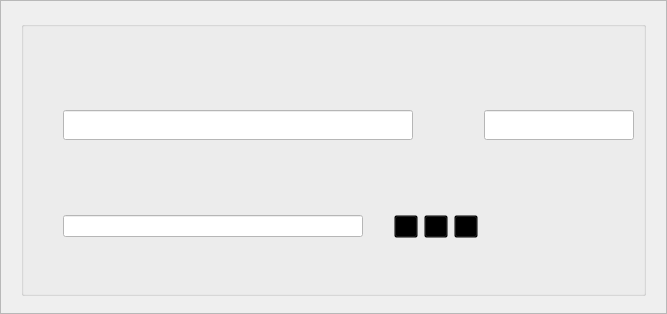
<?xml version="1.0" encoding="UTF-8"?>
<ui version="4.0">
 <class>SendCoinsEntry</class>
 <widget class="QFrame" name="SendCoinsEntry">
  <property name="geometry">
   <rect>
    <x>0</x>
    <y>0</y>
    <width>667</width>
    <height>310</height>
   </rect>
  </property>
  <property name="minimumSize">
   <size>
    <width>667</width>
    <height>0</height>
   </size>
  </property>
  <property name="maximumSize">
   <size>
    <width>667</width>
    <height>16777215</height>
   </size>
  </property>
  <property name="windowTitle">
   <string>Form</string>
  </property>
  <property name="frameShape">
   <enum>QFrame::StyledPanel</enum>
  </property>
  <property name="frameShadow">
   <enum>QFrame::Sunken</enum>
  </property>
  <layout class="QGridLayout" name="gridLayout">
   <property name="spacing">
    <number>12</number>
   </property>
   <item row="3" column="0">
    <widget class="QFrame" name="verticalFrame">
     <property name="minimumSize">
      <size>
       <width>0</width>
       <height>290</height>
      </size>
     </property>
     <property name="maximumSize">
      <size>
       <width>16777215</width>
       <height>290</height>
      </size>
     </property>
     <property name="styleSheet">
      <string notr="true">background-image: url(:/icons/check);</string>
     </property>
     <layout class="QVBoxLayout" name="verticalLayout">
      <item>
       <widget class="QGroupBox" name="gridGroupBox">
        <property name="minimumSize">
         <size>
          <width>0</width>
          <height>275</height>
         </size>
        </property>
        <property name="maximumSize">
         <size>
          <width>16777215</width>
          <height>275</height>
         </size>
        </property>
        <property name="styleSheet">
         <string notr="true">background:transparent;</string>
        </property>
        <layout class="QGridLayout" name="gridLayout_2">
         <item row="2" column="0">
          <spacer name="horizontalSpacer">
           <property name="orientation">
            <enum>Qt::Horizontal</enum>
           </property>
           <property name="sizeType">
            <enum>QSizePolicy::Fixed</enum>
           </property>
           <property name="sizeHint" stdset="0">
            <size>
             <width>30</width>
             <height>20</height>
            </size>
           </property>
          </spacer>
         </item>
         <item row="5" column="2">
          <widget class="QToolButton" name="addressBookButton">
           <property name="toolTip">
            <string>Choose address from address book</string>
           </property>
           <property name="text">
            <string/>
           </property>
           <property name="icon">
            <iconset resource="../bitcoin.qrc">
             <normaloff>:/icons/address-book</normaloff>:/icons/address-book</iconset>
           </property>
           <property name="shortcut">
            <string>Alt+A</string>
           </property>
          </widget>
         </item>
         <item row="5" column="3">
          <widget class="QToolButton" name="pasteButton">
           <property name="toolTip">
            <string>Paste address from clipboard</string>
           </property>
           <property name="text">
            <string/>
           </property>
           <property name="icon">
            <iconset resource="../bitcoin.qrc">
             <normaloff>:/icons/editpaste</normaloff>:/icons/editpaste</iconset>
           </property>
           <property name="shortcut">
            <string>Alt+P</string>
           </property>
          </widget>
         </item>
         <item row="5" column="4">
          <widget class="QToolButton" name="deleteButton">
           <property name="toolTip">
            <string>Remove this recipient</string>
           </property>
           <property name="text">
            <string/>
           </property>
           <property name="icon">
            <iconset resource="../bitcoin.qrc">
             <normaloff>:/icons/remove</normaloff>:/icons/remove</iconset>
           </property>
          </widget>
         </item>
         <item row="2" column="1" alignment="Qt::AlignRight">
          <widget class="QValidatedLineEdit" name="payTo">
           <property name="minimumSize">
            <size>
             <width>350</width>
             <height>30</height>
            </size>
           </property>
           <property name="maximumSize">
            <size>
             <width>300</width>
             <height>30</height>
            </size>
           </property>
           <property name="toolTip">
            <string>The address to send the payment to  (e.g. 1NS17iag9jJgTHD1VXjvLCEnZuQ3rJDE9L)</string>
           </property>
           <property name="whatsThis">
            <string>&lt;html&gt;&lt;head/&gt;&lt;body&gt;&lt;p&gt;Payment Address&lt;/p&gt;&lt;/body&gt;&lt;/html&gt;</string>
           </property>
           <property name="styleSheet">
            <string notr="true">background-color: rgb(255, 255, 255);</string>
           </property>
           <property name="maxLength">
            <number>34</number>
           </property>
          </widget>
         </item>
         <item row="5" column="1">
          <widget class="QValidatedLineEdit" name="addAsLabel">
           <property name="enabled">
            <bool>true</bool>
           </property>
           <property name="minimumSize">
            <size>
             <width>200</width>
             <height>0</height>
            </size>
           </property>
           <property name="maximumSize">
            <size>
             <width>300</width>
             <height>16777215</height>
            </size>
           </property>
           <property name="toolTip">
            <string>Enter a label for this address to add it to your address book</string>
           </property>
           <property name="whatsThis">
            <string>&lt;html&gt;&lt;head/&gt;&lt;body&gt;&lt;p&gt;Label&lt;/p&gt;&lt;/body&gt;&lt;/html&gt;</string>
           </property>
           <property name="styleSheet">
            <string notr="true">background-color: rgb(255, 255, 255);</string>
           </property>
          </widget>
         </item>
         <item row="11" column="4">
          <spacer name="verticalSpacer_2">
           <property name="orientation">
            <enum>Qt::Vertical</enum>
           </property>
           <property name="sizeType">
            <enum>QSizePolicy::Fixed</enum>
           </property>
           <property name="sizeHint" stdset="0">
            <size>
             <width>20</width>
             <height>0</height>
            </size>
           </property>
          </spacer>
         </item>
         <item row="3" column="1">
          <spacer name="verticalSpacer">
           <property name="orientation">
            <enum>Qt::Vertical</enum>
           </property>
           <property name="sizeType">
            <enum>QSizePolicy::Fixed</enum>
           </property>
           <property name="sizeHint" stdset="0">
            <size>
             <width>20</width>
             <height>40</height>
            </size>
           </property>
          </spacer>
         </item>
         <item row="2" column="6" colspan="3">
          <widget class="BitcoinAmountField" name="payAmount">
           <property name="minimumSize">
            <size>
             <width>150</width>
             <height>30</height>
            </size>
           </property>
           <property name="maximumSize">
            <size>
             <width>200</width>
             <height>16777215</height>
            </size>
           </property>
           <property name="styleSheet">
            <string notr="true">background-color: rgb(255, 255, 255);</string>
           </property>
          </widget>
         </item>
         <item row="5" column="25">
          <spacer name="horizontalSpacer_2">
           <property name="orientation">
            <enum>Qt::Horizontal</enum>
           </property>
           <property name="sizeHint" stdset="0">
            <size>
             <width>40</width>
             <height>20</height>
            </size>
           </property>
          </spacer>
         </item>
         <item row="6" column="1">
          <spacer name="verticalSpacer_3">
           <property name="orientation">
            <enum>Qt::Vertical</enum>
           </property>
           <property name="sizeType">
            <enum>QSizePolicy::Fixed</enum>
           </property>
           <property name="sizeHint" stdset="0">
            <size>
             <width>20</width>
             <height>15</height>
            </size>
           </property>
          </spacer>
         </item>
         <item row="1" column="1">
          <widget class="QLabel" name="label_3">
           <property name="minimumSize">
            <size>
             <width>0</width>
             <height>10</height>
            </size>
           </property>
           <property name="maximumSize">
            <size>
             <width>16777215</width>
             <height>10</height>
            </size>
           </property>
           <property name="text">
            <string/>
           </property>
          </widget>
         </item>
         <item row="2" column="3">
          <spacer name="horizontalSpacer_3">
           <property name="orientation">
            <enum>Qt::Horizontal</enum>
           </property>
           <property name="sizeHint" stdset="0">
            <size>
             <width>100</width>
             <height>20</height>
            </size>
           </property>
          </spacer>
         </item>
        </layout>
       </widget>
      </item>
     </layout>
    </widget>
   </item>
  </layout>
 </widget>
 <customwidgets>
  <customwidget>
   <class>BitcoinAmountField</class>
   <extends>QLineEdit</extends>
   <header>bitcoinamountfield.h</header>
   <container>1</container>
  </customwidget>
  <customwidget>
   <class>QValidatedLineEdit</class>
   <extends>QLineEdit</extends>
   <header>qvalidatedlineedit.h</header>
  </customwidget>
 </customwidgets>
 <resources>
  <include location="../bitcoin.qrc"/>
 </resources>
 <connections/>
</ui>
